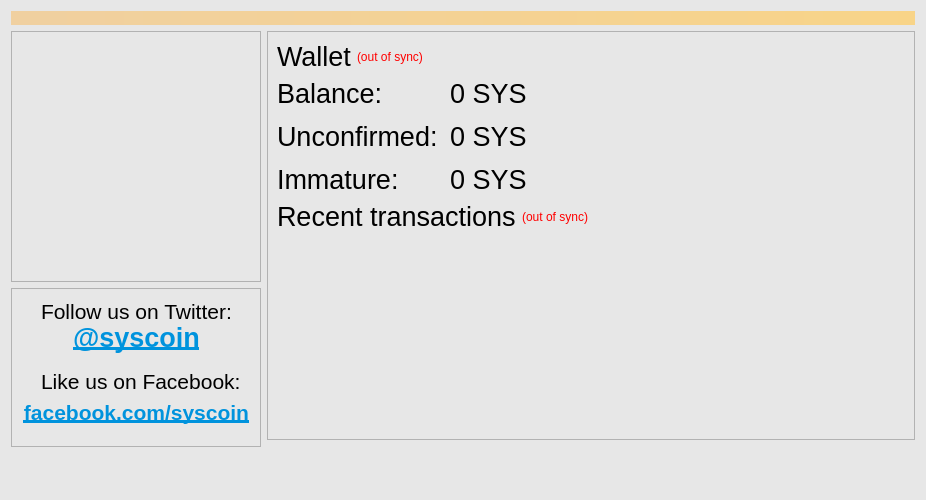
<?xml version="1.0" encoding="UTF-8"?>
<ui version="4.0">
 <class>OverviewPage</class>
 <widget class="QWidget" name="OverviewPage">
  <property name="geometry">
   <rect>
    <x>0</x>
    <y>0</y>
    <width>926</width>
    <height>500</height>
   </rect>
  </property>
  <property name="palette">
   <palette>
    <active>
     <colorrole role="Base">
      <brush brushstyle="SolidPattern">
       <color alpha="255">
        <red>255</red>
        <green>255</green>
        <blue>255</blue>
       </color>
      </brush>
     </colorrole>
     <colorrole role="Window">
      <brush brushstyle="SolidPattern">
       <color alpha="255">
        <red>231</red>
        <green>231</green>
        <blue>231</blue>
       </color>
      </brush>
     </colorrole>
    </active>
    <inactive>
     <colorrole role="Base">
      <brush brushstyle="SolidPattern">
       <color alpha="255">
        <red>255</red>
        <green>255</green>
        <blue>255</blue>
       </color>
      </brush>
     </colorrole>
     <colorrole role="Window">
      <brush brushstyle="SolidPattern">
       <color alpha="255">
        <red>231</red>
        <green>231</green>
        <blue>231</blue>
       </color>
      </brush>
     </colorrole>
    </inactive>
    <disabled>
     <colorrole role="Base">
      <brush brushstyle="SolidPattern">
       <color alpha="255">
        <red>231</red>
        <green>231</green>
        <blue>231</blue>
       </color>
      </brush>
     </colorrole>
     <colorrole role="Window">
      <brush brushstyle="SolidPattern">
       <color alpha="255">
        <red>231</red>
        <green>231</green>
        <blue>231</blue>
       </color>
      </brush>
     </colorrole>
    </disabled>
   </palette>
  </property>
  <property name="windowTitle">
   <string>Form</string>
  </property>
  <layout class="QVBoxLayout" name="topLayout">
   <item>
    <widget class="QLabel" name="labelAlerts">
     <property name="visible">
      <bool>false</bool>
     </property>
     <property name="styleSheet">
      <string notr="true">background-color: qlineargradient(x1: 0, y1: 0, x2: 1, y2: 0, stop:0 #F0D0A0, stop:1 #F8D488); color:#000000;</string>
     </property>
     <property name="wordWrap">
      <bool>true</bool>
     </property>
     <property name="margin">
      <number>3</number>
     </property>
    </widget>
   </item>
   <item>
    <layout class="QHBoxLayout" name="horizontalLayout" stretch="1,1">
     <item>
      <layout class="QVBoxLayout" name="verticalLayout_2">
       <item>
        <widget class="QFrame" name="frame">
         <property name="minimumSize">
          <size>
           <width>0</width>
           <height>251</height>
          </size>
         </property>
         <property name="maximumSize">
          <size>
           <width>250</width>
           <height>250</height>
          </size>
         </property>
         <property name="frameShape">
          <enum>QFrame::StyledPanel</enum>
         </property>
         <property name="frameShadow">
          <enum>QFrame::Raised</enum>
         </property>
         <layout class="QVBoxLayout" name="verticalLayout_4">
          <item>
           <widget class="QLabel" name="label_2">
            <property name="minimumSize">
             <size>
              <width>0</width>
              <height>0</height>
             </size>
            </property>
            <property name="maximumSize">
             <size>
              <width>200</width>
              <height>200</height>
             </size>
            </property>
            <property name="text">
             <string/>
            </property>
            <property name="pixmap">
             <pixmap resource="../bitcoin.qrc">:/icons/bitcoin</pixmap>
            </property>
            <property name="scaledContents">
             <bool>true</bool>
            </property>
            <property name="alignment">
             <set>Qt::AlignCenter</set>
            </property>
            <property name="wordWrap">
             <bool>false</bool>
            </property>
            <property name="margin">
             <number>0</number>
            </property>
            <property name="openExternalLinks">
             <bool>false</bool>
            </property>
           </widget>
          </item>
         </layout>
        </widget>
       </item>
       <item>
        <widget class="QFrame" name="frame_3">
         <property name="minimumSize">
          <size>
           <width>250</width>
           <height>159</height>
          </size>
         </property>
         <property name="maximumSize">
          <size>
           <width>250</width>
           <height>16777215</height>
          </size>
         </property>
         <property name="frameShape">
          <enum>QFrame::StyledPanel</enum>
         </property>
         <property name="frameShadow">
          <enum>QFrame::Raised</enum>
         </property>
         <widget class="QLabel" name="label_6">
          <property name="geometry">
           <rect>
            <x>30</x>
            <y>10</y>
            <width>211</width>
            <height>27</height>
           </rect>
          </property>
          <property name="sizePolicy">
           <sizepolicy hsizetype="Fixed" vsizetype="Fixed">
            <horstretch>0</horstretch>
            <verstretch>0</verstretch>
           </sizepolicy>
          </property>
          <property name="font">
           <font>
            <family>Segoe UI</family>
            <pointsize>16</pointsize>
           </font>
          </property>
          <property name="text">
           <string>Follow us on Twitter:</string>
          </property>
          <property name="scaledContents">
           <bool>true</bool>
          </property>
         </widget>
         <widget class="QLabel" name="label_7">
          <property name="geometry">
           <rect>
            <x>10</x>
            <y>30</y>
            <width>231</width>
            <height>40</height>
           </rect>
          </property>
          <property name="palette">
           <palette>
            <active>
             <colorrole role="WindowText">
              <brush brushstyle="SolidPattern">
               <color alpha="255">
                <red>39</red>
                <green>149</green>
                <blue>213</blue>
               </color>
              </brush>
             </colorrole>
             <colorrole role="Text">
              <brush brushstyle="SolidPattern">
               <color alpha="255">
                <red>39</red>
                <green>149</green>
                <blue>213</blue>
               </color>
              </brush>
             </colorrole>
            </active>
            <inactive>
             <colorrole role="WindowText">
              <brush brushstyle="SolidPattern">
               <color alpha="255">
                <red>39</red>
                <green>149</green>
                <blue>213</blue>
               </color>
              </brush>
             </colorrole>
             <colorrole role="Text">
              <brush brushstyle="SolidPattern">
               <color alpha="255">
                <red>39</red>
                <green>149</green>
                <blue>213</blue>
               </color>
              </brush>
             </colorrole>
            </inactive>
            <disabled>
             <colorrole role="WindowText">
              <brush brushstyle="SolidPattern">
               <color alpha="255">
                <red>127</red>
                <green>127</green>
                <blue>127</blue>
               </color>
              </brush>
             </colorrole>
             <colorrole role="Text">
              <brush brushstyle="SolidPattern">
               <color alpha="255">
                <red>127</red>
                <green>127</green>
                <blue>127</blue>
               </color>
              </brush>
             </colorrole>
            </disabled>
           </palette>
          </property>
          <property name="font">
           <font>
            <family>Segoe UI</family>
            <pointsize>20</pointsize>
            <weight>75</weight>
            <bold>true</bold>
           </font>
          </property>
          <property name="text">
           <string>&lt;a href=&quot;https://twitter.com/syscoin&quot;&gt;&lt;span style=&quot; text-decoration: underline; color:#0093dd;&quot;&gt;@syscoin&lt;/span&gt;&lt;/a&gt;</string>
          </property>
          <property name="scaledContents">
           <bool>true</bool>
          </property>
          <property name="alignment">
           <set>Qt::AlignCenter</set>
          </property>
          <property name="openExternalLinks">
           <bool>true</bool>
          </property>
         </widget>
         <widget class="QLabel" name="label_8">
          <property name="geometry">
           <rect>
            <x>10</x>
            <y>110</y>
            <width>231</width>
            <height>30</height>
           </rect>
          </property>
          <property name="palette">
           <palette>
            <active>
             <colorrole role="WindowText">
              <brush brushstyle="SolidPattern">
               <color alpha="255">
                <red>39</red>
                <green>149</green>
                <blue>213</blue>
               </color>
              </brush>
             </colorrole>
             <colorrole role="Text">
              <brush brushstyle="SolidPattern">
               <color alpha="255">
                <red>39</red>
                <green>149</green>
                <blue>213</blue>
               </color>
              </brush>
             </colorrole>
            </active>
            <inactive>
             <colorrole role="WindowText">
              <brush brushstyle="SolidPattern">
               <color alpha="255">
                <red>39</red>
                <green>149</green>
                <blue>213</blue>
               </color>
              </brush>
             </colorrole>
             <colorrole role="Text">
              <brush brushstyle="SolidPattern">
               <color alpha="255">
                <red>39</red>
                <green>149</green>
                <blue>213</blue>
               </color>
              </brush>
             </colorrole>
            </inactive>
            <disabled>
             <colorrole role="WindowText">
              <brush brushstyle="SolidPattern">
               <color alpha="255">
                <red>127</red>
                <green>127</green>
                <blue>127</blue>
               </color>
              </brush>
             </colorrole>
             <colorrole role="Text">
              <brush brushstyle="SolidPattern">
               <color alpha="255">
                <red>127</red>
                <green>127</green>
                <blue>127</blue>
               </color>
              </brush>
             </colorrole>
            </disabled>
           </palette>
          </property>
          <property name="font">
           <font>
            <family>Segoe UI</family>
            <pointsize>16</pointsize>
            <weight>75</weight>
            <bold>true</bold>
           </font>
          </property>
          <property name="text">
           <string>&lt;html&gt;&lt;head/&gt;&lt;body&gt;&lt;p&gt;&lt;a href=&quot;http://www.facebook.com/syscoin&quot;&gt;&lt;span style=&quot; text-decoration: underline; color:#0093dd;&quot;&gt;facebook.com/syscoin&lt;/span&gt;&lt;/a&gt;&lt;/p&gt;&lt;/body&gt;&lt;/html&gt;</string>
          </property>
          <property name="scaledContents">
           <bool>true</bool>
          </property>
          <property name="alignment">
           <set>Qt::AlignCenter</set>
          </property>
          <property name="openExternalLinks">
           <bool>true</bool>
          </property>
         </widget>
         <widget class="QLabel" name="label_9">
          <property name="geometry">
           <rect>
            <x>30</x>
            <y>80</y>
            <width>211</width>
            <height>27</height>
           </rect>
          </property>
          <property name="sizePolicy">
           <sizepolicy hsizetype="Fixed" vsizetype="Fixed">
            <horstretch>0</horstretch>
            <verstretch>0</verstretch>
           </sizepolicy>
          </property>
          <property name="font">
           <font>
            <family>Segoe UI</family>
            <pointsize>16</pointsize>
           </font>
          </property>
          <property name="text">
           <string>Like us on Facebook:</string>
          </property>
          <property name="scaledContents">
           <bool>true</bool>
          </property>
         </widget>
        </widget>
       </item>
       <item>
        <spacer name="verticalSpacer">
         <property name="orientation">
          <enum>Qt::Vertical</enum>
         </property>
         <property name="sizeHint" stdset="0">
          <size>
           <width>20</width>
           <height>40</height>
          </size>
         </property>
        </spacer>
       </item>
      </layout>
     </item>
     <item>
      <layout class="QVBoxLayout" name="verticalLayout_3">
       <item>
        <widget class="QFrame" name="frame_2">
         <property name="frameShape">
          <enum>QFrame::StyledPanel</enum>
         </property>
         <property name="frameShadow">
          <enum>QFrame::Raised</enum>
         </property>
         <layout class="QVBoxLayout" name="verticalLayout">
          <item>
           <layout class="QHBoxLayout" name="horizontalLayout_4">
            <item>
             <widget class="QLabel" name="label_5">
              <property name="font">
               <font>
                <family>Segoe UI</family>
                <pointsize>20</pointsize>
                <weight>50</weight>
                <bold>false</bold>
                <kerning>true</kerning>
               </font>
              </property>
              <property name="styleSheet">
               <string notr="true"/>
              </property>
              <property name="text">
               <string>Wallet</string>
              </property>
             </widget>
            </item>
            <item>
             <widget class="QLabel" name="labelWalletStatus">
              <property name="toolTip">
               <string>The displayed information may be out of date. Your wallet automatically synchronizes with the SysCoin network after a connection is established, but this process has not completed yet.</string>
              </property>
              <property name="styleSheet">
               <string notr="true">QLabel { color: red; }</string>
              </property>
              <property name="text">
               <string notr="true">(out of sync)</string>
              </property>
              <property name="alignment">
               <set>Qt::AlignLeading|Qt::AlignLeft|Qt::AlignVCenter</set>
              </property>
             </widget>
            </item>
            <item>
             <spacer name="horizontalSpacer_2">
              <property name="orientation">
               <enum>Qt::Horizontal</enum>
              </property>
              <property name="sizeHint" stdset="0">
               <size>
                <width>40</width>
                <height>20</height>
               </size>
              </property>
             </spacer>
            </item>
           </layout>
          </item>
          <item>
           <layout class="QFormLayout" name="formLayout_2">
            <property name="fieldGrowthPolicy">
             <enum>QFormLayout::AllNonFixedFieldsGrow</enum>
            </property>
            <property name="horizontalSpacing">
             <number>12</number>
            </property>
            <property name="verticalSpacing">
             <number>12</number>
            </property>
            <item row="0" column="0">
             <widget class="QLabel" name="label">
              <property name="font">
               <font>
                <family>Segoe UI</family>
                <pointsize>20</pointsize>
               </font>
              </property>
              <property name="text">
               <string>Balance:</string>
              </property>
             </widget>
            </item>
            <item row="0" column="1">
             <widget class="QLabel" name="labelBalance">
              <property name="font">
               <font>
                <family>Segoe UI</family>
                <pointsize>20</pointsize>
                <weight>50</weight>
                <bold>false</bold>
                <kerning>true</kerning>
               </font>
              </property>
              <property name="cursor">
               <cursorShape>IBeamCursor</cursorShape>
              </property>
              <property name="toolTip">
               <string>Your current balance</string>
              </property>
              <property name="text">
               <string notr="true">0 SYS</string>
              </property>
              <property name="textInteractionFlags">
               <set>Qt::LinksAccessibleByMouse|Qt::TextSelectableByKeyboard|Qt::TextSelectableByMouse</set>
              </property>
             </widget>
            </item>
            <item row="1" column="0">
             <widget class="QLabel" name="label_3">
              <property name="font">
               <font>
                <family>Segoe UI</family>
                <pointsize>20</pointsize>
               </font>
              </property>
              <property name="text">
               <string>Unconfirmed:</string>
              </property>
             </widget>
            </item>
            <item row="1" column="1">
             <widget class="QLabel" name="labelUnconfirmed">
              <property name="font">
               <font>
                <family>Segoe UI</family>
                <pointsize>20</pointsize>
                <weight>50</weight>
                <bold>false</bold>
                <kerning>true</kerning>
               </font>
              </property>
              <property name="cursor">
               <cursorShape>IBeamCursor</cursorShape>
              </property>
              <property name="toolTip">
               <string>Total of transactions that have yet to be confirmed, and do not yet count toward the current balance</string>
              </property>
              <property name="text">
               <string notr="true">0 SYS</string>
              </property>
              <property name="textInteractionFlags">
               <set>Qt::LinksAccessibleByMouse|Qt::TextSelectableByKeyboard|Qt::TextSelectableByMouse</set>
              </property>
             </widget>
            </item>
            <item row="2" column="0">
             <widget class="QLabel" name="labelImmatureText">
              <property name="font">
               <font>
                <family>Segoe UI</family>
                <pointsize>20</pointsize>
               </font>
              </property>
              <property name="text">
               <string>Immature:</string>
              </property>
             </widget>
            </item>
            <item row="2" column="1">
             <widget class="QLabel" name="labelImmature">
              <property name="font">
               <font>
                <family>Segoe UI</family>
                <pointsize>20</pointsize>
                <weight>50</weight>
                <bold>false</bold>
                <kerning>true</kerning>
               </font>
              </property>
              <property name="toolTip">
               <string>Mined balance that has not yet matured</string>
              </property>
              <property name="text">
               <string notr="true">0 SYS</string>
              </property>
              <property name="textInteractionFlags">
               <set>Qt::LinksAccessibleByMouse|Qt::TextSelectableByKeyboard|Qt::TextSelectableByMouse</set>
              </property>
             </widget>
            </item>
           </layout>
          </item>
          <item>
           <layout class="QHBoxLayout" name="horizontalLayout_2">
            <item>
             <widget class="QLabel" name="label_4">
              <property name="font">
               <font>
                <family>Segoe UI</family>
                <pointsize>20</pointsize>
                <weight>50</weight>
                <bold>false</bold>
                <kerning>true</kerning>
               </font>
              </property>
              <property name="text">
               <string>Recent transactions</string>
              </property>
             </widget>
            </item>
            <item>
             <widget class="QLabel" name="labelTransactionsStatus">
              <property name="toolTip">
               <string>The displayed information may be out of date. Your wallet automatically synchronizes with the SysCoin network after a connection is established, but this process has not completed yet.</string>
              </property>
              <property name="styleSheet">
               <string notr="true">QLabel { color: red; }</string>
              </property>
              <property name="text">
               <string notr="true">(out of sync)</string>
              </property>
              <property name="alignment">
               <set>Qt::AlignRight|Qt::AlignTrailing|Qt::AlignVCenter</set>
              </property>
             </widget>
            </item>
            <item>
             <spacer name="horizontalSpacer">
              <property name="orientation">
               <enum>Qt::Horizontal</enum>
              </property>
              <property name="sizeHint" stdset="0">
               <size>
                <width>40</width>
                <height>20</height>
               </size>
              </property>
             </spacer>
            </item>
           </layout>
          </item>
          <item>
           <widget class="QListView" name="listTransactions">
            <property name="styleSheet">
             <string notr="true">QListView { background: transparent; }</string>
            </property>
            <property name="frameShape">
             <enum>QFrame::NoFrame</enum>
            </property>
            <property name="verticalScrollBarPolicy">
             <enum>Qt::ScrollBarAlwaysOff</enum>
            </property>
            <property name="horizontalScrollBarPolicy">
             <enum>Qt::ScrollBarAlwaysOff</enum>
            </property>
            <property name="selectionMode">
             <enum>QAbstractItemView::NoSelection</enum>
            </property>
           </widget>
          </item>
         </layout>
        </widget>
       </item>
       <item>
        <spacer name="verticalSpacer_2">
         <property name="orientation">
          <enum>Qt::Vertical</enum>
         </property>
         <property name="sizeHint" stdset="0">
          <size>
           <width>20</width>
           <height>40</height>
          </size>
         </property>
        </spacer>
       </item>
      </layout>
     </item>
    </layout>
   </item>
  </layout>
 </widget>
 <resources>
  <include location="../bitcoin.qrc"/>
 </resources>
 <connections/>
</ui>
